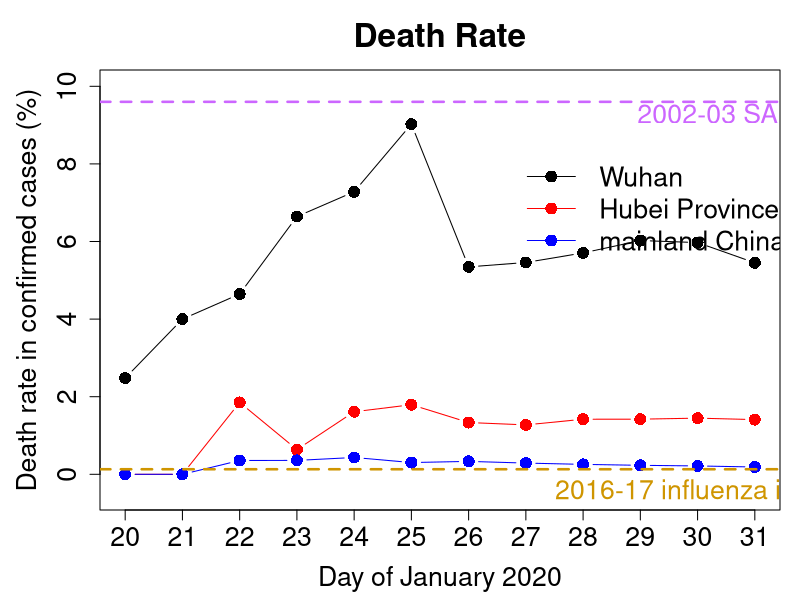
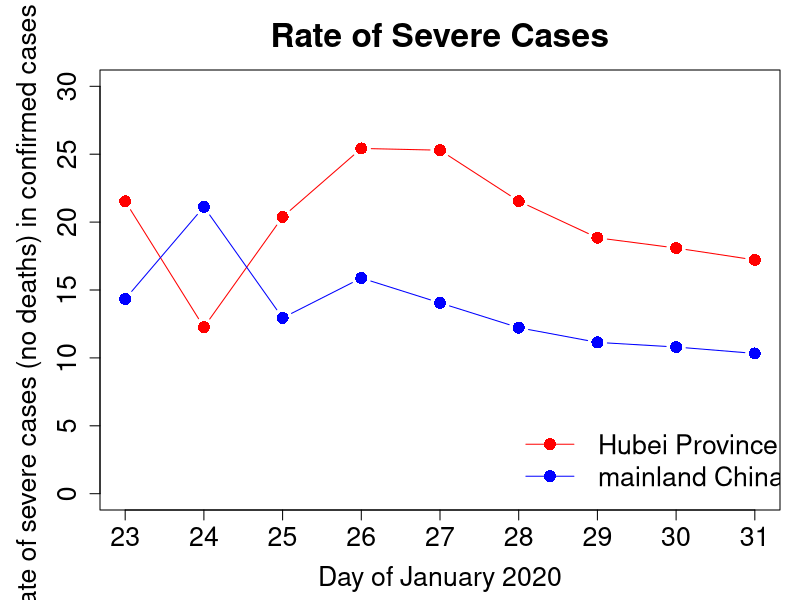
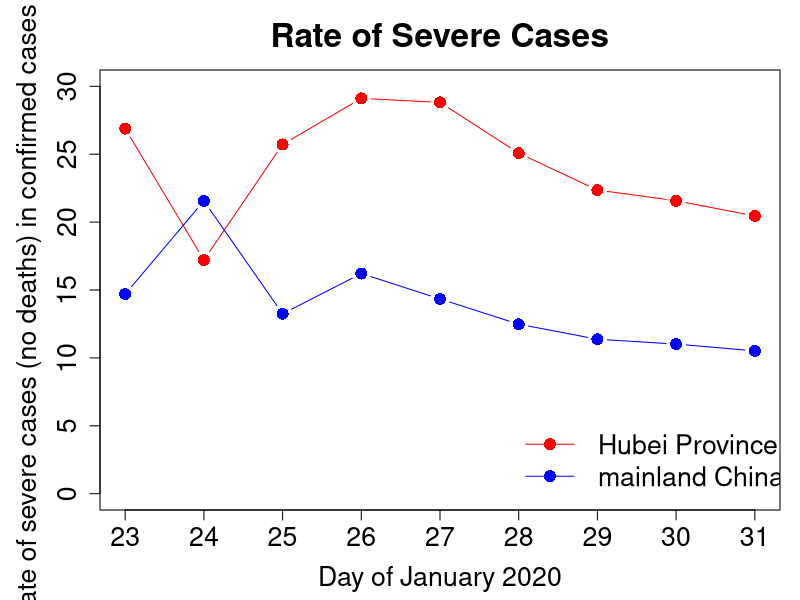
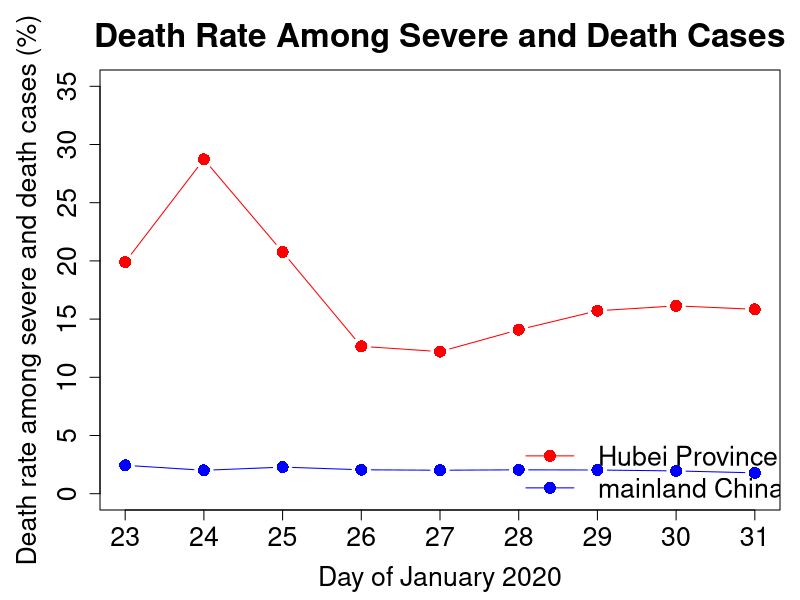

These figures' R source, in order:
# read in count data
counts <- read.delim ("counts.txt", header=TRUE, row.names=1)
counts.hubei <- read.delim ("counts_Hubei.txt", header=TRUE, row.names=1)
counts.wuhan <- read.delim ("counts_Wuhan_corrected.txt", header=TRUE, row.names=1)

# extract data for Hubei Province but no Wuhan
counts.hubei.nowuhan <- counts.hubei[(nrow(counts.hubei)-11):nrow(counts.hubei), 2:5] - counts.wuhan[(nrow(counts.wuhan)-11):nrow(counts.wuhan), 2:5]

# extract data for mainland China outside Hubei
counts.nohubei <- counts[(nrow(counts)-11):nrow(counts), 2:5] - counts.hubei[(nrow(counts.hubei)-11):nrow(counts.hubei), 2:5]

####################################
# death rate
####################################
death.rate.wuhan <- counts.wuhan$Deaths[(nrow(counts.wuhan)-11):nrow(counts.wuhan)] / counts.wuhan$Cases[(nrow(counts.wuhan)-11):nrow(counts.wuhan)]

death.rate.hubei.nowuhan <- counts.hubei.nowuhan$Deaths / counts.hubei.nowuhan$Cases

death.rate.nohubei <- counts.nohubei$Deaths / counts.nohubei$Cases

summary (death.rate.wuhan)
#   Min. 1st Qu.  Median    Mean 3rd Qu.    Max.
#0.02326 0.04485 0.05582 0.05409 0.06180 0.09026
summary (death.rate.hubei.nowuhan)
#    Min.  1st Qu.   Median     Mean  3rd Qu.     Max.
#0.000000 0.004777 0.013769 0.010659 0.014888 0.018519
summary (death.rate.nohubei)
#    Min.  1st Qu.   Median     Mean  3rd Qu.     Max.
#0.000000 0.001617 0.002726 0.002313 0.003388 0.004334

par (mar=c(4.5, 5, 3.5, 1))
# Plot_death_rates_vs_time.pdf
plot (20:31, death.rate.wuhan*100, type="b", xlim=c(20, 31), ylim=c(-0.5, 10), pch=16, cex=1.6, xlab="Day of January 2020", ylab="Death rate in confirmed cases (%)", cex.axis=1.6, cex.lab=1.6, xaxt="n")
title ("Death Rate", cex.main=2)
axis (side=1, at=20:31, cex.axis=1.6)
points (20:31, death.rate.hubei.nowuhan*100, type="b", pch=16, cex=1.6, col="red")
points (20:31, death.rate.nohubei*100, type="b", pch=16, cex=1.6, col="blue")
legend (26.9, 8.5, bty="n", legend=c("Wuhan", "Hubei Province excluding Wuhan", "mainland China excluding Hubei"), pch=16, cex=1.6, lty=1, col=c("black", "red", "blue"))
abline (a=9.6, b=0, lty=2, col="#cc66ff", lwd=2.5)
abline (a=0.13, b=0, lty=2, col="#cf9500", lwd=2.5)
text (30.5, 9.3, labels="2002-03 SARS", col=c("#cc66ff"), cex=1.6)
text (30, -0.4, labels="2016-17 influenza in US", col=c("#cf9500"), cex=1.6)

####################################
# rate of severe cases
####################################
severity.rate.hubei <- counts.hubei$Severe[(nrow(counts.hubei)-8):nrow(counts.hubei)] / counts.hubei$Cases[(nrow(counts.hubei)-8):nrow(counts.hubei)]

severity.rate.nohubei <- counts.nohubei$Severe[(nrow(counts.nohubei)-8):nrow(counts.nohubei)] / counts.nohubei$Cases[(nrow(counts.nohubei)-8):nrow(counts.nohubei)]

summary (severity.rate.nohubei)
#   Min. 1st Qu.  Median    Mean 3rd Qu.    Max.
# 0.1080  0.1222  0.1405  0.1440  0.1588  0.2113
summary (severity.rate.hubei)
#   Min. 1st Qu.  Median    Mean 3rd Qu.    Max.
# 0.1226  0.1884  0.2154  0.2076  0.2350  0.2542

# Plot_severity_rates_vs_time.pdf
plot (23:31, severity.rate.hubei*100, type="b", xlim=c(23, 31), ylim=c(0, 30), pch=16, cex=1.6, xlab="Day of January 2020", ylab="Rate of severe cases (no deaths) in confirmed cases (%)", cex.axis=1.6, cex.lab=1.6, col="red", xaxt="n")
title ("Rate of Severe Cases", cex.main=2)
axis (side=1, at=23:31, cex.axis=1.6)
points (23:31, severity.rate.nohubei*100, type="b", pch=16, cex=1.6, col="blue")
legend (28, 6, bty="n", legend=c("Hubei Province", "mainland China excluding Hubei"), pch=16, cex=1.6, lty=1, col=c("red", "blue"))


severity.rate2.hubei <- (counts.hubei$Severe[(nrow(counts.hubei)-8):nrow(counts.hubei)] + counts.hubei$Deaths[(nrow(counts.hubei)-8):nrow(counts.hubei)]) / counts.hubei$Cases[(nrow(counts.hubei)-8):nrow(counts.hubei)]

severity.rate2.nohubei <- (counts.nohubei$Severe[(nrow(counts.nohubei)-8):nrow(counts.nohubei)] + counts.nohubei$Deaths[(nrow(counts.nohubei)-8):nrow(counts.nohubei)]) / counts.nohubei$Cases[(nrow(counts.nohubei)-8):nrow(counts.nohubei)]

# Plot_severity_rates2_vs_time.pdf
plot (23:31, severity.rate2.hubei*100, type="b", xlim=c(23, 31), ylim=c(0, 30), pch=16, cex=1.6, xlab="Day of January 2020", ylab="Rate of severe cases (no deaths) in confirmed cases (%)", cex.axis=1.6, cex.lab=1.6, col="red", xaxt="n")
title ("Rate of Severe Cases", cex.main=2)
axis (side=1, at=23:31, cex.axis=1.6)
points (23:31, severity.rate2.nohubei*100, type="b", pch=16, cex=1.6, col="blue")
legend (28, 6, bty="n", legend=c("Hubei Province", "mainland China excluding Hubei"), pch=16, cex=1.6, lty=1, col=c("red", "blue"))

# deaths among severe cases
severity.rate3.hubei <- counts.hubei$Deaths[(nrow(counts.hubei)-8):nrow(counts.hubei)] / (counts.hubei$Severe[(nrow(counts.hubei)-8):nrow(counts.hubei)] + counts.hubei$Deaths[(nrow(counts.hubei)-8):nrow(counts.hubei)])

severity.rate3.nohubei <- counts.nohubei$Deaths[(nrow(counts.nohubei)-8):nrow(counts.nohubei)] / (counts.nohubei$Severe[(nrow(counts.nohubei)-8):nrow(counts.nohubei)] + counts.nohubei$Deaths[(nrow(counts.nohubei)-8):nrow(counts.nohubei)])

summary (severity.rate3.hubei)
#   Min. 1st Qu.  Median    Mean 3rd Qu.    Max.
# 0.1221  0.1409  0.1572  0.1732  0.1990  0.2873
summary (severity.rate3.nohubei)
#   Min. 1st Qu.  Median    Mean 3rd Qu.    Max.
#0.01957 0.02017 0.02041 0.02099 0.02055 0.02439

# Plot_death_rates_in_severe_cases_vs_time.pdf
plot (23:31, severity.rate3.hubei*100, type="b", xlim=c(23, 31), ylim=c(0, 35), pch=16, cex=1.6, xlab="Day of January 2020", ylab="Death rate among severe and death cases (%)", cex.axis=1.6, cex.lab=1.6, col="red", xaxt="n")
title ("Death Rate Among Severe and Death Cases", cex.main=2)
axis (side=1, at=23:31, cex.axis=1.6)
points (23:31, severity.rate3.nohubei*100, type="b", pch=16, cex=1.6, col="blue")
legend (28, 6, bty="n", legend=c("Hubei Province", "mainland China excluding Hubei"), pch=16, cex=1.6, lty=1, col=c("red", "blue"))

